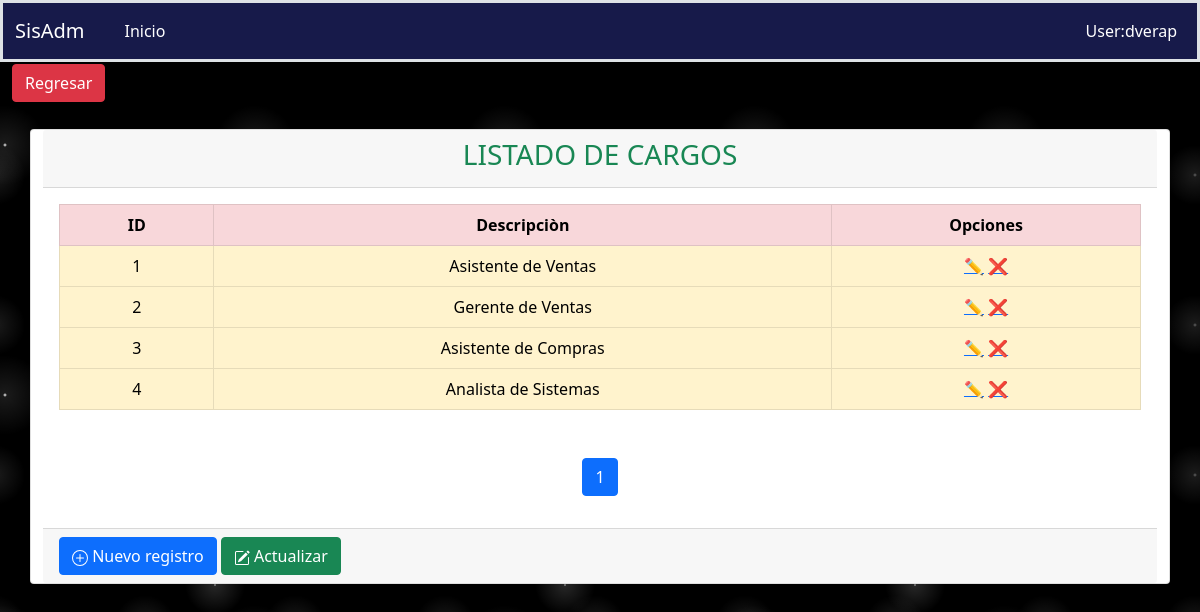
/fichaPersonal/cargo, run on an earlier commit of the app's database.
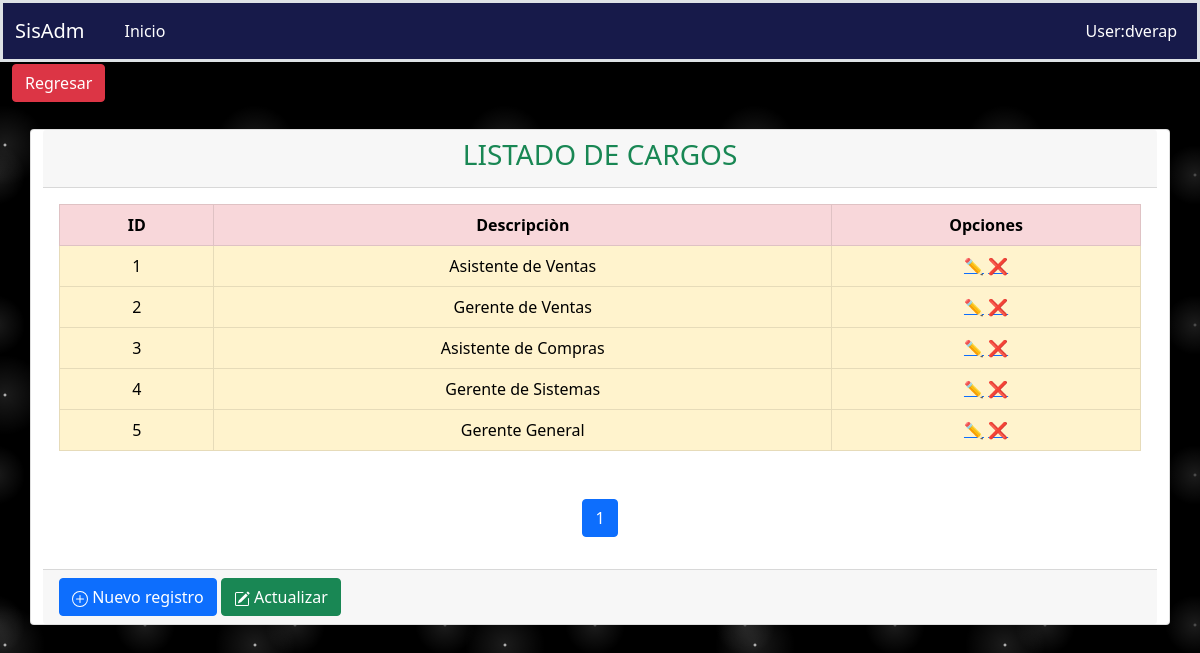
And on a later commit of the database.
### aplicaciones/ficha_personal/models.py (models this page shows, shortened)
class Cargo(models.Model):
    descripcion = models.CharField(max_length=50)
    estado = models.BooleanField(default=True)
    fecha_creacion = models.DateTimeField(auto_now_add=False, auto_now=True)
    class Meta:
        verbose_name = "Cargo"
        verbose_name_plural = "Cargos"
        ordering = ('id',)

### aplicaciones/ficha_personal/views/Cargo/views.py (the view)
# urls.py: path('cargo', CargoListView.as_view(), name='cargo'),
class CargoListView(ListView):
    template_name = "Cargo/listCargos.html"
    context_object_name = 'cargo'
    model = Cargo
    paginate_by = 5
    def get_queryset(self):
        query = self.request.GET.get("query")
        print(query)
        if query:
            return self.model.objects.filter(descripcion__icontains=query)
        else:
            return self.model.objects.all()
    def get_context_data(self, **kwargs):
        context = super().get_context_data(**kwargs)
        context['url_anterior'] = '/fichaPersonal/fichaPersonal'
        context['listar_url']= '/fichaPersonal/cargo'
        context['crear_url'] = '/fichaPersonal/crearcargo/'
        context['titulo'] = 'LISTADO DE CARGOS'
        context['query'] = self.request.GET.get("query") or ""
        return context

### aplicaciones/ficha_personal/templates/Cargo/listCargos.html (shortened to what this page needs)
{% extends 'consulta.html' %}
{% load static %}
{% block columns %}
    <tr class="table-danger text-center">
        <th scope="col" style="width: 5%;">ID</th>
        <th scope="col" style="width: 20%;">Descripciòn</th>
        <th scope="col" style="width: 10%;">Opciones</th>
    </tr>
{% endblock %}
{% block rows %}
    {% for object in cargo %}
        <tr class="align-middle table-warning text-center">
            <td>{{forloop.counter}}</td>
            <td>{{ object.descripcion }}</td>
            <td class="acciones">
                <a href="{% url 'ficha_Personal:actualizarcargo' object.id %}">✏️</a>
                <a href="{% url 'ficha_Personal:deletecargo' object.id %}">❌</a>
            </td>
        </tr>
    {% endfor %}
{% endblock %}

What changed in the data, as far as the page shows it:
changed Cargo: descripcion "Analista de Sistemas" → "Gerente de Sistemas"
added Cargo: descripcion "Gerente General"
